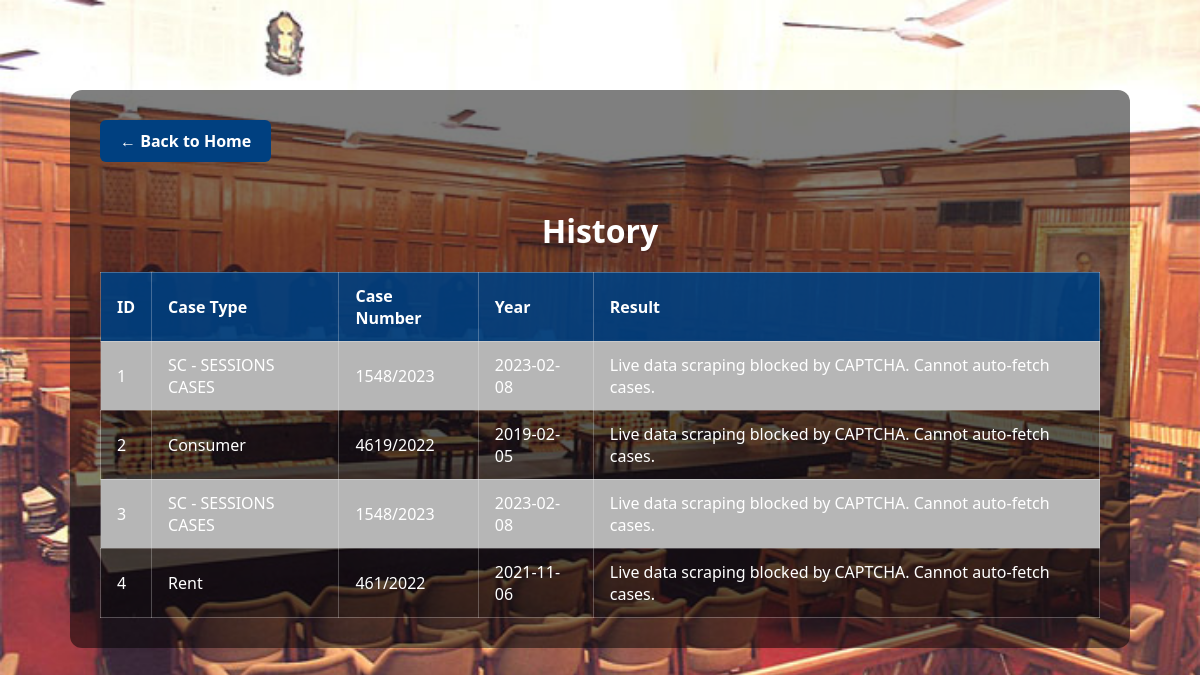
Page /logs on the committed database.
### tables this page shows
CREATE TABLE logs (
                    id INTEGER PRIMARY KEY AUTOINCREMENT,
                    case_type TEXT,
                    case_number TEXT,
                    filing_year TEXT,
                    response TEXT
                );

### app.py (the view)
@app.route('/logs')
def view_logs():
    logs = []
    try:
        with sqlite3.connect('db.sqlite3', timeout=10) as conn:
            c = conn.cursor()
            c.execute("SELECT * FROM logs ORDER BY id ASC")
            logs = c.fetchall()
    except sqlite3.OperationalError as e:
        print(f"[ERROR] Failed to fetch logs: {e}")
    return render_template('logs.html', logs=logs)

### templates/logs.html (shortened to what this page needs)
<!DOCTYPE html>
<html>
<head>
    <link rel="stylesheet" href="/static/style.css">
</head>
<body>
<div class="container">
    <a href="/">← Back to Home</a>
    <h2>History</h2>
    <table>
        <tr>
            <th>ID</th>
            <th>Case Type</th>
            <th>Case Number</th>
            <th>Year</th>
            <th>Result</th>
        </tr>
        {% for log in logs %}
        <tr>
            <td>{{ log[0] }}</td>
            <td>{{ log[1] }}</td>
            <td>{{ log[2] }}</td>
            <td>{{ log[3] }}</td>
            <td>{{ log[4] }}</td>
        </tr>
        {% endfor %}
    </table>
</div>
</body>
</html>

### static/style.css (style rules this page uses)
body { font-family: 'Segoe UI', Tahoma, Geneva, Verdana, sans-serif; background-color: #f7f7f7; margin: 0; padding: 40px; color: #333; }
h1, h2, h3 { text-align: center; color: #004080; }
table { width: 100%; border-collapse: collapse; margin-top: 20px; }
th, td { padding: 10px; border: 1px solid #ccc; }
th { background-color: #333; color: white; }
tr:nth-child(even) { background-color: #f2f2f2; }
a { color: #004080; text-decoration: none; }

### templates/logs.html (style rules this page uses)
body { margin: 0; font-family: 'Segoe UI', Tahoma, Geneva, Verdana, sans-serif; background: url('/static/Photo4.jpg') no-repeat center center fixed; background-size: cover; color: white; }
.container { max-width: 1000px; margin: 50px auto; padding: 30px; background: rgba(0, 0, 0, 0.5); border-radius: 12px; }
h2 { text-align: center; color: #ffffff; margin-bottom: 20px; font-size: 32px; }
table { width: 100%; border-collapse: collapse; background: transparent; }
th, td { padding: 12px 16px; border: 1px solid #ffffff40; text-align: left; background-color: rgba(0, 0, 0, 0.3); color: #ffffff; font-weight: 500; }
th { background-color: rgba(0, 64, 128, 0.9); font-weight: bold; }
tr:nth-child(even) td { background-color: rgba(0, 0, 0, 0.25); }
a { display: inline-block; margin-bottom: 20px; text-decoration: none; color: white; background-color: #004080; padding: 10px 20px; border-radius: 6px; font-weight: bold; transition: background-color 0.3s ease; }

### rows in the picture
logs: id "1", case_type "SC - SESSIONS CASES", case_number "1548/2023", filing_year "2023-02-08", response "Live data scraping blocked by CAPTCHA. Cannot auto-fetch cases."
logs: id "2", case_type "Consumer", case_number "4619/2022", filing_year "2019-02-05", response "Live data scraping blocked by CAPTCHA. Cannot auto-fetch cases."
logs: id "3", case_type "SC - SESSIONS CASES", case_number "1548/2023", filing_year "2023-02-08", response "Live data scraping blocked by CAPTCHA. Cannot auto-fetch cases."
logs: id "4", case_type "Rent", case_number "461/2022", filing_year "2021-11-06", response "Live data scraping blocked by CAPTCHA. Cannot auto-fetch cases."
